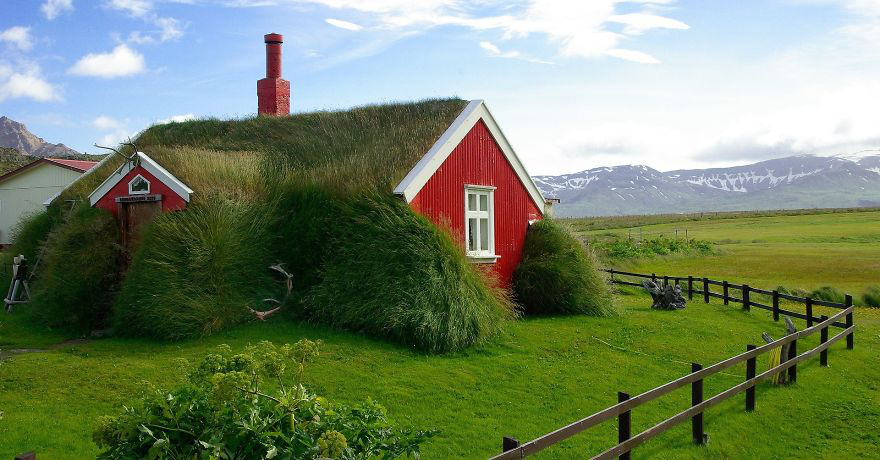
#> input picture Random/images/watermarks/nature.png, 880 x 460 px
$ python add-text-watermark-opacity.py
#> lines starting #> are read from the running program, lines starting #| are printed output that depends on the picture; after the words box and inside, x2 and y2 are one past the last pixel; in counts of white or black regions, pixels touching at a corner belong together

# https://gist.github.com/snay2/876425

from PIL import Image, ImageDraw, ImageFont

# add watermark to png image
def main():

    png_image = Image.open('nature.png')
#> png_image is the input picture: PIL image 880x460 RGB; mean R, G, B 116, 131.3, 101.5
    width, height = png_image.size
#> width = 880; height = 460

    watermark = Image.new('RGBA', png_image.size)
#> watermark: PIL image 880x460 RGBA; every value is 0
    watermark_draw = ImageDraw.ImageDraw(watermark, 'RGBA')

    text = 'Py Study Group'
    font = ImageFont.truetype('arial.ttf', 48)

    watermark_draw.text((20, 20), text, font=font)
    #opacity mask
    mask = watermark.convert('L').point(lambda x: min(x, 100))
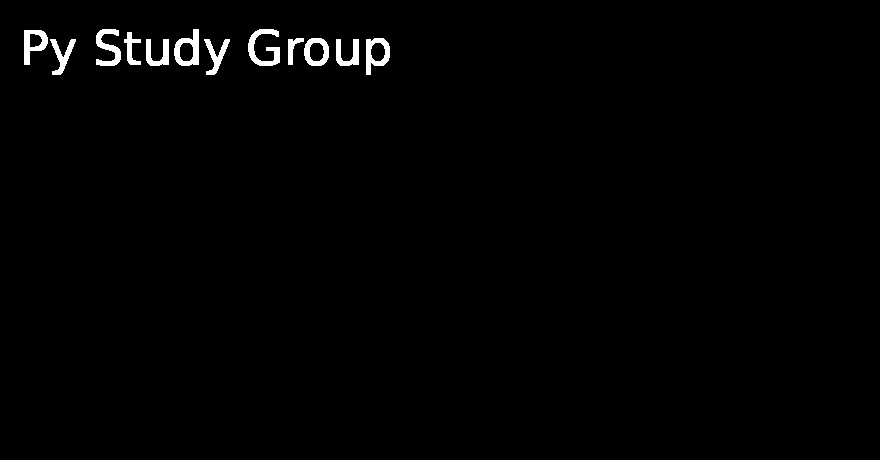
#> mask: PIL image 880x460 L; values 0 (black) and 100 (white), 1.1% white; 12 white regions, largest, box (x1, y1, x2, y2) and area: (248, 29, 280, 66) 530, (174, 29, 199, 66) 480, (96, 29, 121, 66) 457
    watermark.putalpha(mask)
    png_image.paste(watermark, None, watermark)
    png_image.save('nature-watermark-opacity.png')


if __name__ == '__main__':

    main()
